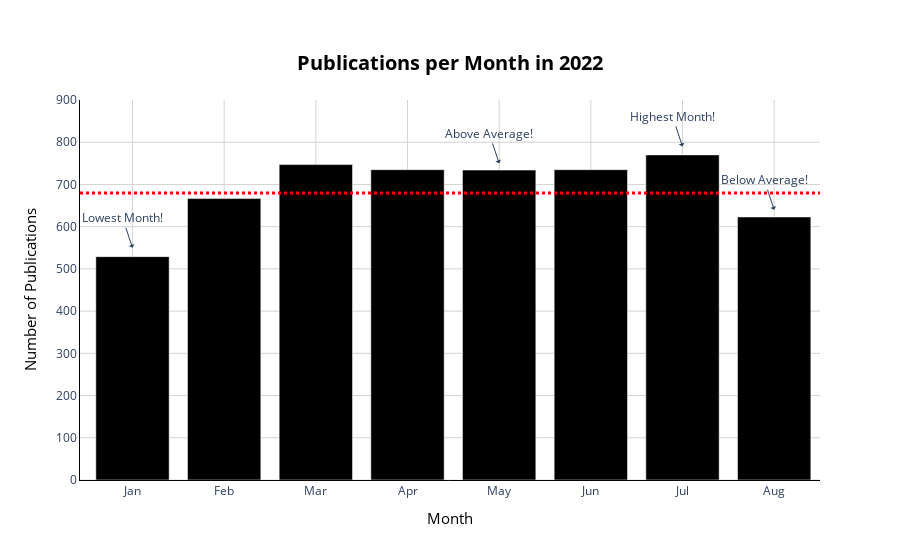

Notebook cell for this chart:
### Markdown cell above
#### Part II) Show the number of publications in each month

### Code cell
fig = px.bar(df.groupby(['month_name'], as_index=False)['title'].count(), 
             x='month_name', y='title', title="Publications per Month",
             labels={"month_name": "Month",
                     "title": "Number of Publications",
                    },
             category_orders={ # replaces default order by column name
                 "month_name": ["Jan", "Feb", "Mar", 'Apr', "May", "Jun", 'Jul', 'Aug'],
             },
             template="plotly_white"
              )

fig.update_layout(
    title={'text': '<b>Publications per Month in 2022<b>',
           'y':0.9,
           'x':0.5,
           'font': {'size': 20, 'color': 'black'},
           'xanchor': 'center',
           'yanchor': 'top'})

fig.update_xaxes(
    title={'text': 'Month',
           'font': {'size': 15, 'color': 'black'},})

fig.update_yaxes(
    title={'text': 'Number of Publications',
           'font': {'size': 15, 'color': 'black'},})

fig.update_xaxes(showline=True, linewidth=1, linecolor='black')
fig.update_yaxes(showline=True, linewidth=1, linecolor='black')
fig.update_xaxes(showgrid=True, gridwidth=1, gridcolor='lightgray')
fig.update_yaxes(showgrid=True, gridwidth=1, gridcolor='lightgray')

fig.update_yaxes(range=[0, 900])

fig.add_shape( # add a horizontal "target" line
    type="line", line_color="red", line_width=3, opacity=1, line_dash="dot",
    x0=0, x1=1, xref="paper", y0=679.625, y1=679.625, yref="y")

fig.add_annotation( # add a text callout with arrow
    text="Lowest Month!", x="Jan", y=550, arrowhead=1, showarrow=True )

fig.add_annotation( # add a text callout with arrow
    text="Above Average!", x="May", y=750, arrowhead=1, showarrow=True )

fig.add_annotation( # add a text callout with arrow
    text="Highest Month!", x="Jul", y=790, arrowhead=1, showarrow=True )

fig.add_annotation( # add a text callout with arrow
    text="Below Average!", x="Aug", y=640, arrowhead=1, showarrow=True)

fig.update_traces(marker_color='black')

fig.show()

### Figure 1 — Plotly figure (JSON) as saved in the notebook; plotly's stock layout.template omitted (floating-point values rounded to 4 significant figures)
{"data": [{"alignmentgroup": "True", "hovertemplate": "Month=%{x}<br>Number of Publications=%{y}<extra></extra>", "legendgroup": "", "marker": {"color": "black", "pattern": {"shape": ""}}, "name": "", "offsetgroup": "", "orientation": "v", "showlegend": false, "textposition": "auto", "type": "bar", "x": ["Jan", "Feb", "Mar", "Apr", "May", "Jun", "Jul", "Aug"], "xaxis": "x", "y": [529, 667, 747, 735, 734, 735, 770, 623], "yaxis": "y"}], "layout": {"annotations": [{"arrowhead": 1, "showarrow": true, "text": "Lowest Month!", "x": "Jan", "y": 550}, {"arrowhead": 1, "showarrow": true, "text": "Above Average!", "x": "May", "y": 750}, {"arrowhead": 1, "showarrow": true, "text": "Highest Month!", "x": "Jul", "y": 790}, {"arrowhead": 1, "showarrow": true, "text": "Below Average!", "x": "Aug", "y": 640}], "barmode": "relative", "legend": {"tracegroupgap": 0}, "shapes": [{"line": {"color": "red", "dash": "dot", "width": 3}, "opacity": 1, "type": "line", "x0": 0, "x1": 1, "xref": "paper", "y0": 679.6, "y1": 679.6, "yref": "y"}], "title": {"font": {"color": "black", "size": 20}, "text": "<b>Publications per Month in 2022<b>", "x": 0.5, "xanchor": "center", "y": 0.9, "yanchor": "top"}, "xaxis": {"anchor": "y", "categoryarray": ["Jan", "Feb", "Mar", "Apr", "May", "Jun", "Jul", "Aug"], "categoryorder": "array", "domain": [0, 1], "gridcolor": "lightgray", "gridwidth": 1, "linecolor": "black", "linewidth": 1, "showgrid": true, "showline": true, "title": {"font": {"color": "black", "size": 15}, "text": "Month"}}, "yaxis": {"anchor": "x", "domain": [0, 1], "gridcolor": "lightgray", "gridwidth": 1, "linecolor": "black", "linewidth": 1, "range": [0, 900], "showgrid": true, "showline": true, "title": {"font": {"color": "black", "size": 15}, "text": "Number of Publications"}}}}
